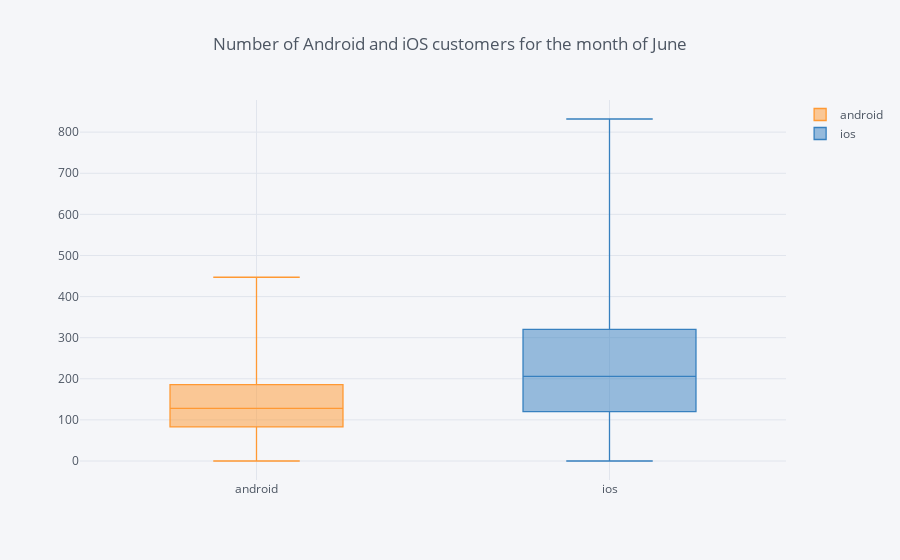

Notebook code for this chart:
### Code cell
device = sg_chip06[['android', 'ios']]
device = device[(np.abs(stats.zscore(device)) < 3).all(axis=1)] #used to reduce outliers and keep all values within 3 std
device.iplot(kind='box', title='Number of Android and iOS customers for the month of June')

### Figure 1 — Plotly figure (JSON) as saved in the notebook; plotly's stock layout.template omitted (floating-point values rounded to 4 significant figures; data arrays with more than 128 entries replaced by an {"elided": "..."} marker saying what was removed)
{"data": [{"boxpoints": false, "line": {"width": 1.3}, "marker": {"color": "rgba(255, 153, 51, 1.0)"}, "name": "android", "orientation": "v", "type": "box", "uid": "76a0c651-7fd8-460f-a6f8-aaf222f099b5", "y": {"elided": "2287 int values"}}, {"boxpoints": false, "line": {"width": 1.3}, "marker": {"color": "rgba(55, 128, 191, 1.0)"}, "name": "ios", "orientation": "v", "type": "box", "uid": "00ecfe10-9896-41c6-9d33-4bf72b555049", "y": {"elided": "2287 int values"}}], "layout": {"autosize": true, "legend": {"bgcolor": "#F5F6F9", "font": {"color": "#4D5663"}}, "paper_bgcolor": "#F5F6F9", "plot_bgcolor": "#F5F6F9", "title": {"font": {"color": "#4D5663"}, "text": "Number of Android and iOS customers for the month of June"}, "xaxis": {"autorange": true, "gridcolor": "#E1E5ED", "range": [-0.5, 1.5], "showgrid": true, "tickfont": {"color": "#4D5663"}, "title": {"font": {"color": "#4D5663"}, "text": ""}, "type": "category", "zerolinecolor": "#E1E5ED"}, "yaxis": {"autorange": true, "gridcolor": "#E1E5ED", "range": [-46.22, 878.2], "showgrid": true, "tickfont": {"color": "#4D5663"}, "title": {"font": {"color": "#4D5663"}, "text": ""}, "type": "linear", "zerolinecolor": "#E1E5ED"}}}
